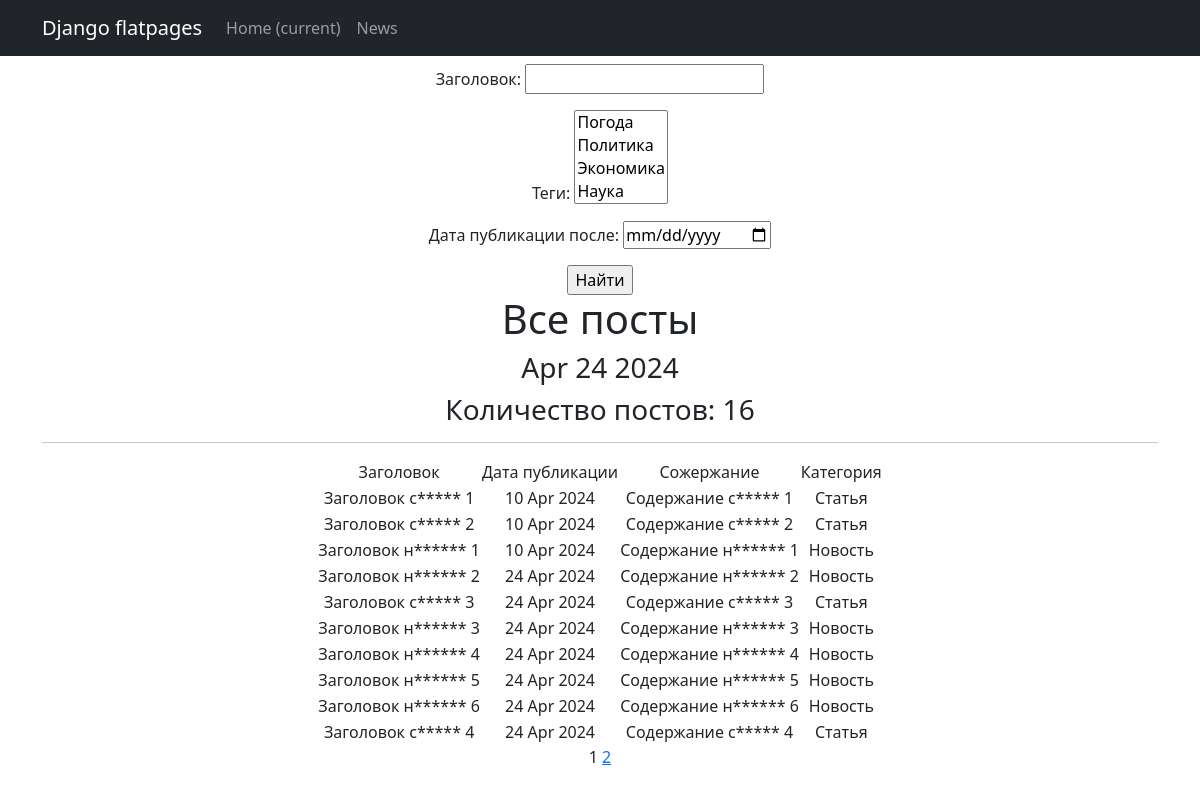
Page /news/ on the committed database.
### news/models.py (models this page shows, shortened)
class Category(models.Model):
    tag = models.CharField(max_length=255, unique=True)
    def __str__(self):
        return self.tag

class Post(models.Model):
    author = models.ForeignKey(Author, on_delete=models.CASCADE, related_name='posts')
    genre = models.CharField(max_length=2, choices=GENRE, default=news)
    post_time_in = models.DateTimeField(auto_now_add=True)
    post_category = models.ManyToManyField(Category, through='PostCategory')
    title = models.CharField(max_length=255)
    text = models.TextField()
    rating = models.IntegerField(default=0)

### news/views.py (the view)
# urls.py: path('', views.PostList.as_view(), name='post_list'),
class PostList(ListView):
    model = Post
    ordering = 'post_time_in'
    template_name = 'posts.html'
    context_object_name = 'posts'
    paginate_by = 10
    def get_queryset(self):
        queryset = super().get_queryset()
        self.filterset = PostFilter(self.request.GET, queryset)
        return self.filterset.qs
    def get_context_data(self, **kwargs):
        context = super().get_context_data(**kwargs)
        context['time_now'] = datetime.utcnow()
        context['filterset'] = self.filterset
        return context

### news/templatetags/custom_filters.py (called while the page is built)
@register.filter()
def censor(value):
    for i in censor_list:
        value = value.replace(i[1:], '*' * len(i[1:]))
    return value

### news/templatetags/custom_tags.py (called while the page is built)
@register.simple_tag()
def current_time(format_string='%b %d %Y'):
    return datetime.utcnow().strftime(format_string)

@register.simple_tag(takes_context=True)
def url_replace(context, **kwargs):
    d = context['request'].GET.copy()
    for k, v in kwargs.items():
        d[k] = v
    return d.urlencode()

### templates/posts.html (shortened to what this page needs)
{% extends 'flatpages/default.html' %}
{% load custom_filters %}
{% load custom_tags %}
{% block content %}
    <form action="" method="get">
        {{ filterset.form.as_p }}
        <input type="submit" value="Найти" />
    </form>
    <h1>Все посты</h1>
    <h3>{% current_time '%b %d %Y' %}</h3>
    <h3>Количество постов: {{paginator.count}}</h3>
    <hr>
    {% if posts %}
        <table align = 'center'>
            <tr>
                <td>Заголовок</td>
                <td>Дата публикации</td>
                <td>Сожержание</td>
                <td>Категория</td>
            </tr>
            {% for post in posts %}
            <tr>
                <td>{{ post.title|censor }}</td>
                <td>{{ post.post_time_in|date:'d M Y' }}</td>
                <td>{{ post.text|truncatechars:20|censor }}</td>
                <td>{{ post.get_genre_display }}</td>
            </tr>
            {% endfor %}
        </table>
    {% else %}
        <h2>Постов нет!</h2>
    {% endif %}
    {{ page_obj.number }}
    {% if page_obj.has_next %}
        <a href="?{% url_replace page=page_obj.next_page_number %}">{{ page_obj.next_page_number }}</a>
    {% endif %}
{% endblock content %}

### templates/flatpages/default.html (shortened to what this page needs)
<!DOCTYPE html>
<html lang="en">
    <head>
        {% load static %}
        <link href="{% static 'css/styles.css' %}" rel="stylesheet" />
    </head>
    <body>
        <nav class="navbar navbar-expand-lg navbar-dark bg-dark static-top">
            <div class="container">
                <a class="navbar-brand" href="#">Django flatpages</a>
                    <div class="collapse navbar-collapse" id="navbarResponsive">
                        <ul class="navbar-nav ml-auto">
                            <li class="nav-item active">
                                <a class="nav-link" href="#">Home
                                    <span class="sr-only">(current)</span>
                                </a>
                            </li>
                            <li class="nav-item">
                                <a class="nav-link" href="/news/">News</a>
                            </li>
                        </ul>
                    </div>
            </div>
        </nav>
        <div class="container">
            <div class="row">
                <div class="col-lg-12 text-center">
                    {% block content %}{% endblock content %}
                </div>
            </div>
        </div>
    </body>
</html>

### rows in the picture
Category: tag "Погода / Политика / Экономика / Наука"
Post: title|censor "Заголовок с***** 1", post_time_in "10 Apr 2024", text|censor "Содержание с***** 1", genre "Статья"
Post: title|censor "Заголовок с***** 2", post_time_in "10 Apr 2024", text|censor "Содержание с***** 2", genre "Статья"
Post: title|censor "Заголовок н****** 1", post_time_in "10 Apr 2024", text|censor "Содержание н****** 1", genre "Новость"
Post: title|censor "Заголовок н****** 2", post_time_in "24 Apr 2024", text|censor "Содержание н****** 2", genre "Новость"
Post: title|censor "Заголовок с***** 3", post_time_in "24 Apr 2024", text|censor "Содержание с***** 3", genre "Статья"
Post: title|censor "Заголовок н****** 3", post_time_in "24 Apr 2024", text|censor "Содержание н****** 3", genre "Новость"
Post: title|censor "Заголовок н****** 4", post_time_in "24 Apr 2024", text|censor "Содержание н****** 4", genre "Новость"
Post: title|censor "Заголовок н****** 5", post_time_in "24 Apr 2024", text|censor "Содержание н****** 5", genre "Новость"
Post: title|censor "Заголовок н****** 6", post_time_in "24 Apr 2024", text|censor "Содержание н****** 6", genre "Новость"
Post: title|censor "Заголовок с***** 4", post_time_in "24 Apr 2024", text|censor "Содержание с***** 4", genre "Статья"

### other values in the picture
{{ paginator.count }} "16"
{{ page_obj.number }} "1"
{{ page_obj.next_page_number }} "2"
